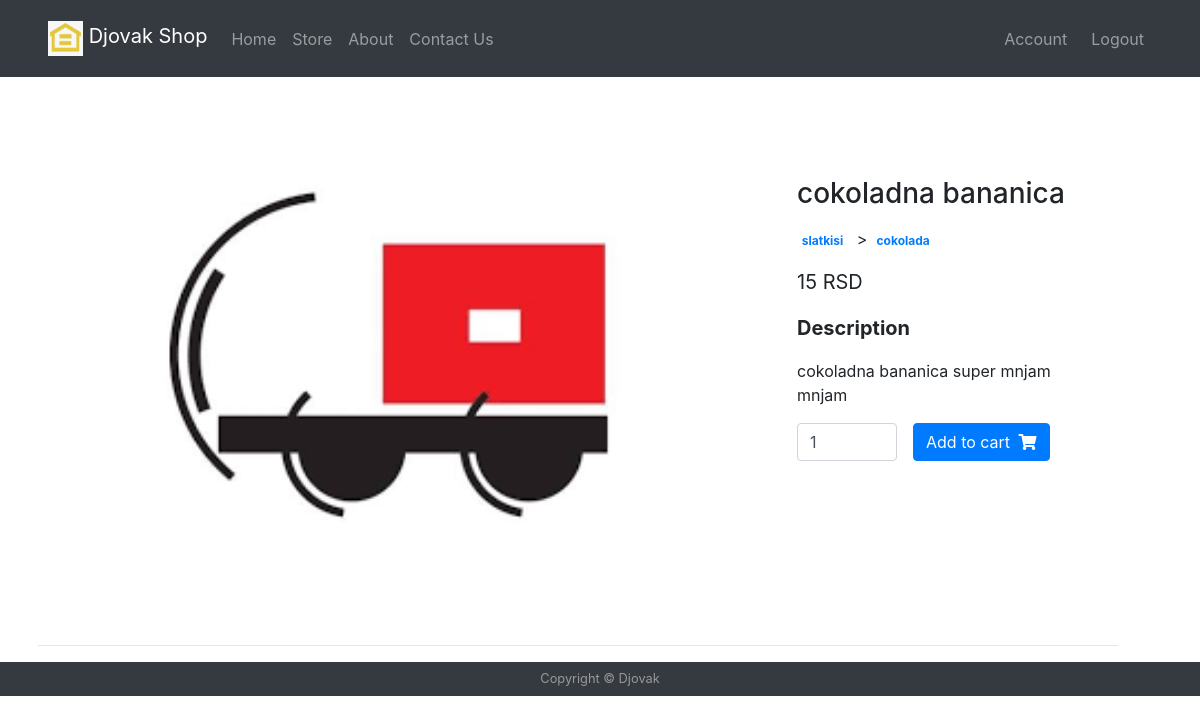
/product/17 (signed in), run on the app's committed database.
### djop/models.py (models this page shows, shortened)
class Product(db.Model):
    id = db.Column(db.Integer, primary_key=True)
    name = db.Column(db.String(30), nullable=False, unique=True)
    description = db.Column(db.String(300), nullable=False, unique=True)
    category = db.Column(db.Integer, db.ForeignKey('category.id'), nullable=False)
    price = db.Column(db.Integer, nullable=False)
    image = db.Column(db.String(20), nullable=False, default='default.png')

class Category(db.Model):
    id = db.Column(db.Integer, primary_key=True)
    name = db.Column(db.String(30), nullable=False, unique=True)
    parentCategory = db.Column(db.Integer, nullable=False, default = 0)
    products = db.relationship('Product', backref='category_all' , lazy=True)

### djop/routes.py (the view)
@app.route('/product/<int:product_id>')
@login_required
def product(product_id):
    p = Product.query.get_or_404(product_id)
    productCategories = findCategories(p)
    productCategories.pop()
    return render_template('product.html', title= p.name, product=p, productCategories=productCategories)

### djop/models.py (called while the page is built)
@login_manager.user_loader
def load_user(user_id):
    return User.query.get(int(user_id))

### djop/routes.py (called while the page is built)
def findCategories(product):
    temp=[]
    now = Category.query.filter_by(id=product.category).first()
    while now:
        temp.insert(0,now.name)
        now = Category.query.filter_by(id=now.parentCategory).first()
    return temp

### djop/templates/product.html
{% extends 'base.html' %}
{% block head %}
    <link rel="stylesheet" href="https://use.fontawesome.com/releases/v5.11.2/css/all.css">
{% endblock %}
{% block body %}
<main class="mt-0 pt-1 mx-auto">
        <div class="container dark-grey-text mt-2 mx-auto">
          <div class="row wow fadeIn mx-auto">
            <div class="col-md-1 mb-4">
            </div>
            <div class="col-md-7 mb-4">
              <img src={{url_for('static', filename= 'images/product/'+ product.image)}} class="img-fluid" alt="" style="min-width: 500px;">
            </div>
            <div class="col-md-4 mb-4 mt-5">
              <div class="p-4">
                <div class="mb-3">
                  <h3>{{product.name}}</h3>
                </div>
                <div class="mb-3">
                  {% for category in productCategories %}
                    <a href="">
                      <span class="badge purple mr-1">{{category}}</span>
                    </a>
                    >
                  {% endfor %}
                  <a href="">
                    <span class="badge purple mr-1">{{product.category_all.name}}</span>
                  </a>
                </div>
                <p class="lead">
                  <span><b>{{product.price}} RSD </b></span>
                </p>
                <p class="lead font-weight-bold">Description</p>
                <p>{{product.description}}</p>
                <form class="d-flex justify-content-left">
                  <input type="number" value="1" aria-label="Search" class="form-control mr-3" style="width: 100px">
                  <button class="btn btn-primary btn-md my-0 p" type="submit">Add to cart
                    <i class="fas fa-shopping-cart ml-1"></i>
                  </button>
                </form>
              </div>
            </div>
          </div>
          <hr>
      </main>
{% endblock %}

### data on the page
Product: image (placeholder picture), name "cokoladna bananica", price "15", description "cokoladna bananica super mnjam mnjam"
Category: name "slatkisi"
Category: category_all.name "cokolada"
